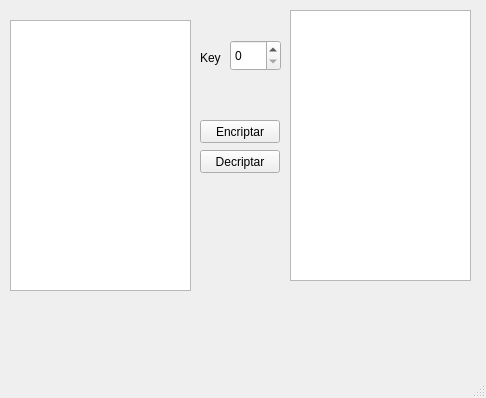
<?xml version="1.0" encoding="UTF-8"?>
<ui version="4.0">
 <class>MainWindow</class>
 <widget class="QMainWindow" name="MainWindow">
  <property name="geometry">
   <rect>
    <x>0</x>
    <y>0</y>
    <width>486</width>
    <height>398</height>
   </rect>
  </property>
  <property name="windowTitle">
   <string>UFSC Cifrador</string>
  </property>
  <widget class="QWidget" name="centralwidget">
   <widget class="QTextEdit" name="txt_input">
    <property name="geometry">
     <rect>
      <x>10</x>
      <y>20</y>
      <width>181</width>
      <height>271</height>
     </rect>
    </property>
   </widget>
   <widget class="QTextEdit" name="txt_output">
    <property name="geometry">
     <rect>
      <x>290</x>
      <y>10</y>
      <width>181</width>
      <height>271</height>
     </rect>
    </property>
   </widget>
   <widget class="QPushButton" name="btnencriptar">
    <property name="geometry">
     <rect>
      <x>200</x>
      <y>120</y>
      <width>80</width>
      <height>23</height>
     </rect>
    </property>
    <property name="text">
     <string>Encriptar</string>
    </property>
   </widget>
   <widget class="QPushButton" name="btndecriptar">
    <property name="geometry">
     <rect>
      <x>200</x>
      <y>150</y>
      <width>80</width>
      <height>23</height>
     </rect>
    </property>
    <property name="text">
     <string>Decriptar</string>
    </property>
   </widget>
   <widget class="QSpinBox" name="key">
    <property name="geometry">
     <rect>
      <x>230</x>
      <y>40</y>
      <width>51</width>
      <height>31</height>
     </rect>
    </property>
   </widget>
   <widget class="QLabel" name="label">
    <property name="geometry">
     <rect>
      <x>200</x>
      <y>50</y>
      <width>49</width>
      <height>15</height>
     </rect>
    </property>
    <property name="text">
     <string>Key</string>
    </property>
   </widget>
  </widget>
  <widget class="QMenuBar" name="menubar">
   <property name="geometry">
    <rect>
     <x>0</x>
     <y>0</y>
     <width>486</width>
     <height>20</height>
    </rect>
   </property>
  </widget>
  <widget class="QStatusBar" name="statusbar"/>
 </widget>
 <resources/>
 <connections/>
</ui>
